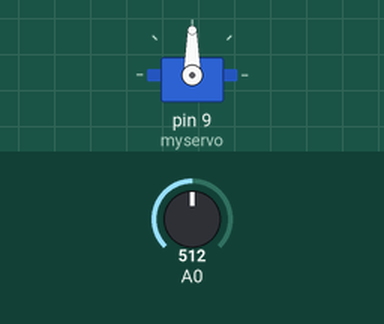
Simulated run of this sketch. Board: Arduino Uno, built with avr-gcc and run on an emulated ATmega328P. Parts: servo. The test bench sets the inputs (shaded band); at power-on: A0 = 512.

Above: at 1.2 s.
1.3 s: A0 set to 716
At 2.5 s:
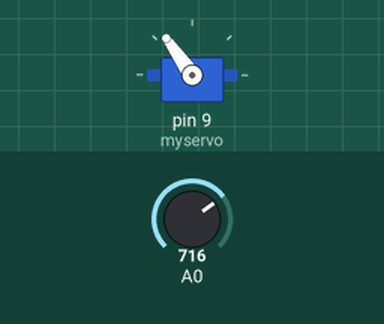
2.8 s: A0 set to 900
At 3.7 s:
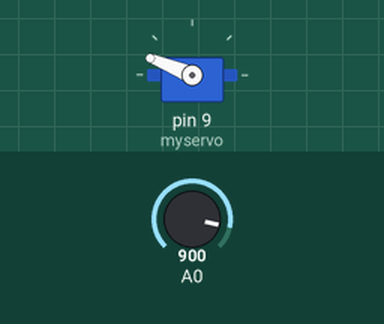
4.3 s: A0 set to 1023
At 4.8 s:
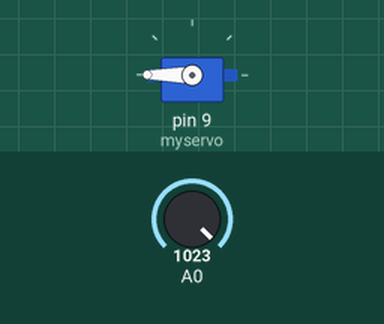
5.8 s: A0 set to 306
At 7.0 s:
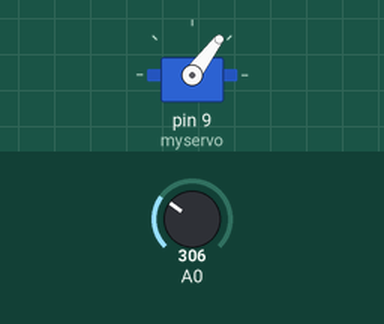
7.3 s: A0 set to 122
At 8.3 s:
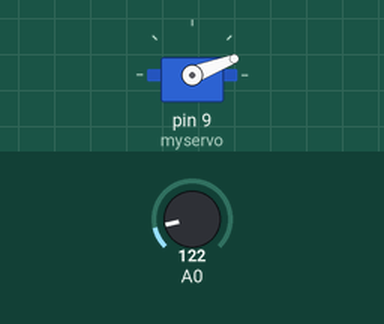
Timing chart, 0 to 9.8 s (numbered marks = the images above; inputs shaded):
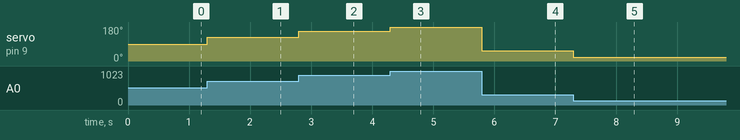

The sketch:

servoknob2.ino
```cpp
#include <Servo.h>

// create servo object to control a servo
Servo myservo;
// variable to read the value from the analog pin
int potVal;

void setup() {
  // attaches the servo on pin 9 to the servo object
  myservo.attach(9);
}

void loop() {
  // reads the value of the potentiometer (value between 0 and 1023)
  potVal = analogRead(A0);
  // scale the value in [0, 1023] to a value in [0, 180] so it can be used with the servo.
  // equivalent to (potVal/1023)*180
  potVal = map(potVal, 0, 1023, 0, 180);
  // sets the servo position according to the scaled value
  myservo.write(potVal);
}
```

Measured:
- after the input at 1.3 s, servo on pin 9 (myservo): 90° → 125° at once
- after the input at 2.8 s, servo on pin 9 (myservo): 125° → 158° at once
- after the input at 4.3 s, servo on pin 9 (myservo): 158° → 180° at once
- after the input at 5.8 s, servo on pin 9 (myservo): 180° → 53° at once
- after the input at 7.3 s, servo on pin 9 (myservo): 53° → 21° at once
